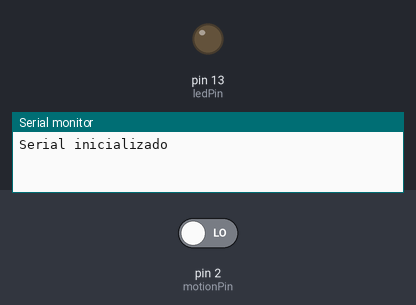
The sketch below on a simulated Arduino Uno, built with avr-gcc and run on an emulated ATmega328P. Shown: output pins drawn as LEDs (lit = HIGH), the last lines printed to the serial monitor. The inputs (shaded band) are chosen by the test bench; at power-on: pin 2 (motionPin) LOW.

Above: at 1.2 s.
1.3 s: pin 2 (motionPin) driven HIGH
At 2.5 s:
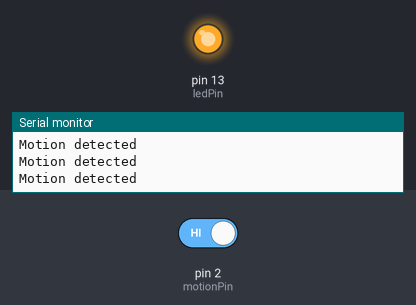
2.8 s: pin 2 (motionPin) driven LOW
At 3.9 s:
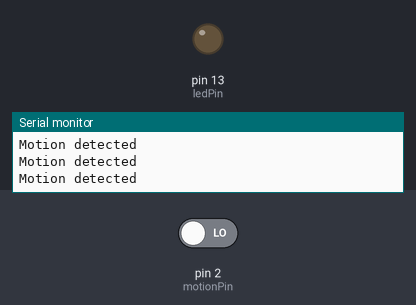
Timing chart, 0 to 5.8 s (numbered marks = the images above; inputs shaded):
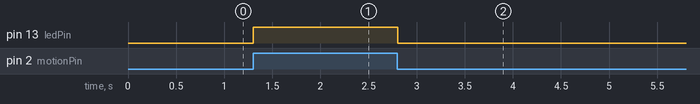

Measured:
- after the input at 1.3 s, pin 13 (ledPin): LOW → HIGH at once
- after the input at 2.8 s, pin 13 (ledPin): HIGH → LOW at once

The sketch:

PIR.ino
```cpp
byte ledPin = 13;
byte motionPin = 2;
byte senseMotion = 0;

void setup(){
  pinMode(ledPin, OUTPUT);
  pinMode(motionPin, INPUT);
  Serial.begin(9600);
  while (!Serial);
  Serial.println("Serial inicializado");
}

void loop(){
  senseMotion = digitalRead(motionPin);
    if (senseMotion == HIGH) {
      digitalWrite(ledPin, HIGH);
      Serial.println("Motion detected");
    } else {
      digitalWrite(ledPin, LOW);
    }
}
```
